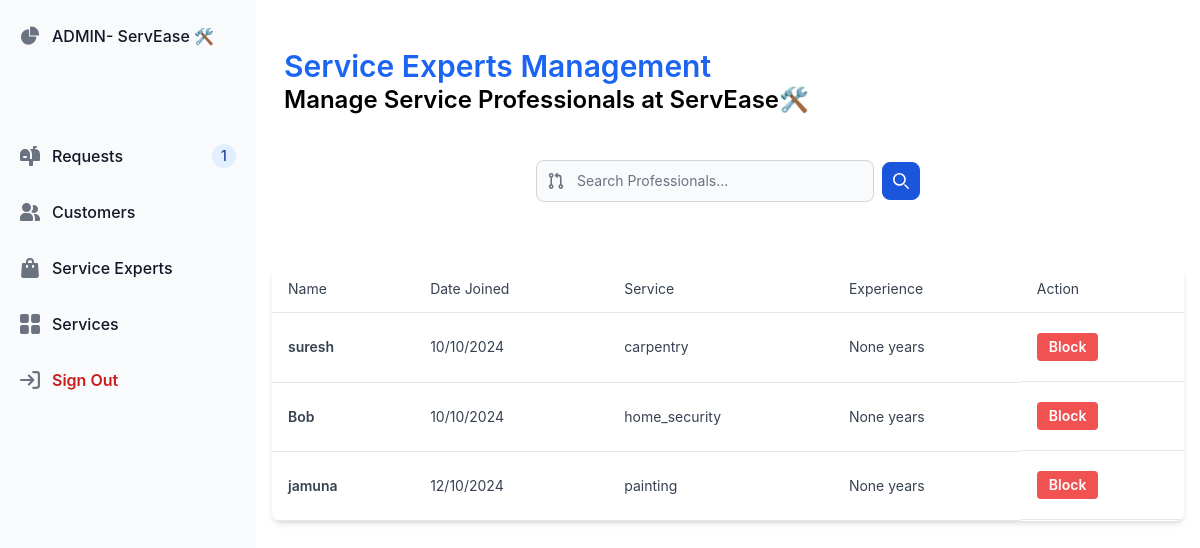
Before: /admin/dashboard/serviceExpert (signed in) with the older database file.
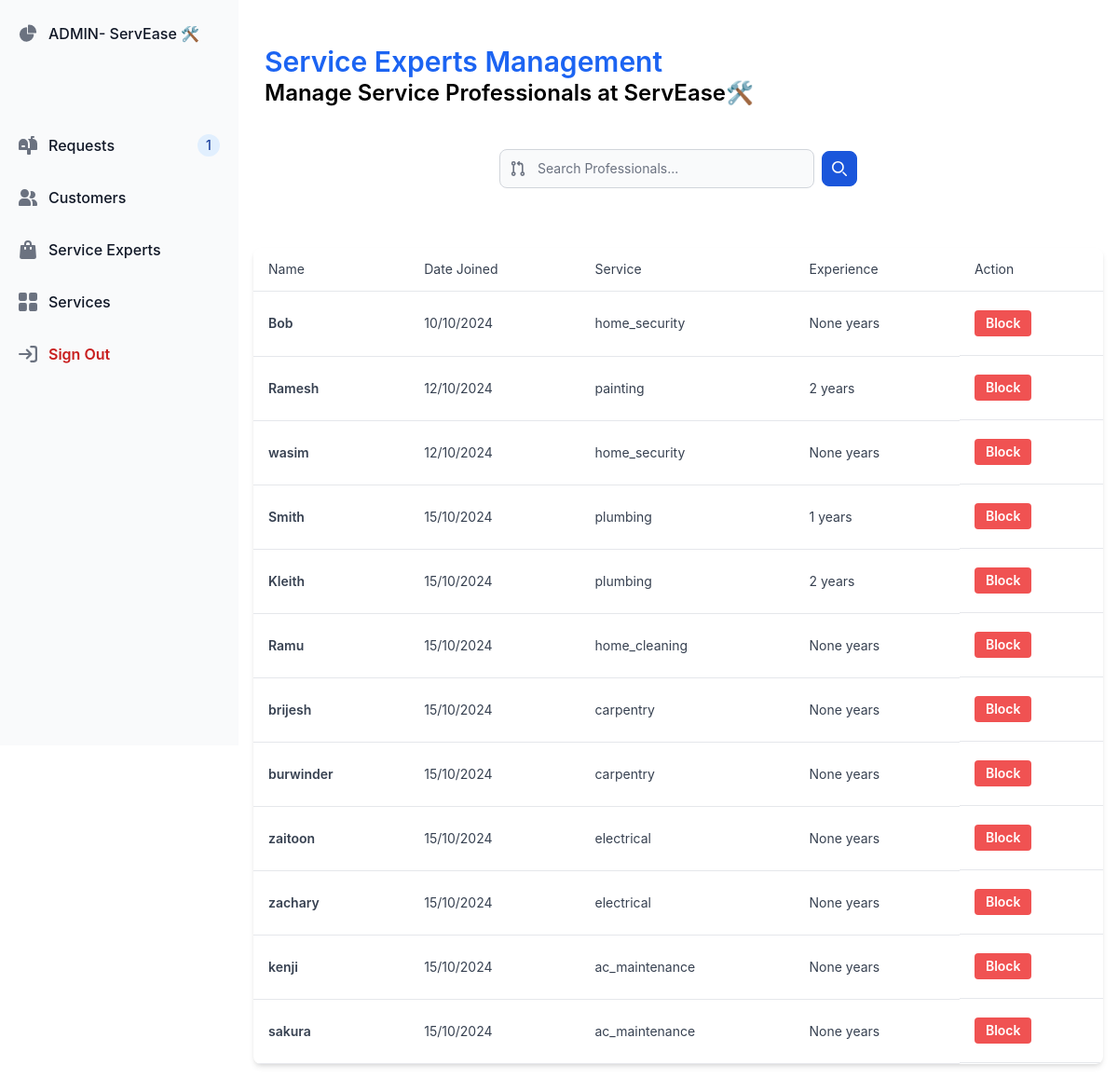
After: the same page with the newer database file.
### app.py (models this page shows, shortened)
class ServiceProfessional(db.Model):
    __tablename__ = 'service_professionals'
    id = db.Column(db.Integer, primary_key=True)
    name = db.Column(db.String(100), nullable=False)
    date_created = db.Column(db.DateTime, default=db.func.current_timestamp())
    description = db.Column(db.String(255), nullable=True)
    service_type = db.Column(db.String(50), nullable=False)
    experience = db.Column(db.Integer, nullable=True)
    is_approved = db.Column(db.Boolean, default=False)
    user_id = db.Column(db.Integer, db.ForeignKey('users.id'), nullable=True)
    reviews = db.relationship('Review', backref='professional', lazy=True)
    service_requests = db.relationship('ServiceRequest', backref='professional', lazy=True)

### app.py (the view)
@app.route('/admin/dashboard/serviceExpert', methods=['GET'])
@admin_required
def manage_service():
    query = request.args.get('query', '').strip()
    if query:
        servicePro = ServiceProfessional.query.filter(
            (ServiceProfessional.name.ilike(f'%{query}%')) |
            (ServiceProfessional.service_type.ilike(f'%{query}%'))
        ).filter(ServiceProfessional.is_approved == True).all()
    else:
        servicePro = ServiceProfessional.query.filter_by(is_approved=True).all()
    reqCount = ServiceProfessional.query.filter_by(is_approved=False).count()
    return render_template('adminserv-dash.html', reqCount=reqCount, service_professionals=servicePro)

### app.py (called while the page is built)
def admin_required(f):
    @wraps(f)
    def decorated_function(*args, **kwargs):
        if 'admin' not in session or session['admin'] != True:
            return redirect(url_for('login', message='Must be logged in as an admin'))
        return f(*args, **kwargs)
    return decorated_function

### templates/adminserv-dash.html (shortened to what this page needs)
{% extends 'adminBase.html' %}
{% block content %}
<div class="w-full flex justify-between items-center mb-3 mt-8 pl-3 pb-8 self-center">
    <div class="self-center">
        <h3 class="text-3xl font-semibold text-blue-600">Service Experts Management</h3>
        <h3 class="text-2xl font-semibold text-slate-500">Manage Service Professionals at ServEase🛠️</h3>
    </div>
</div>
<form class="flex items-center max-w-sm mx-auto pb-16" action="{{ url_for('manage_service') }}" method="GET">
  <div class="relative w-full">
      <div class="absolute inset-y-0 start-0 flex items-center ps-3 pointer-events-none">
      </div>
      <input type="text" name="query" id="simple-search" class="bg-gray-50 border border-gray-300 text-gray-900 text-sm rounded-lg focus:ring-blue-500 focus:border-blue-500 block w-full ps-10 p-2.5 dark:bg-gray-700 dark:border-gray-600 dark:placeholder-gray-400 dark:text-white dark:focus:ring-blue-500 dark:focus:border-blue-500" placeholder="Search Professionals..." />
  </div>
  <button type="submit" class="p-2.5 ms-2 text-sm font-medium text-white bg-blue-700 rounded-lg border border-blue-700 hover:bg-blue-800 focus:ring-4 focus:outline-none focus:ring-blue-300 dark:bg-blue-600 dark:hover:bg-blue-700 dark:focus:ring-blue-800">
      <svg class="w-4 h-4" aria-hidden="true" xmlns="http://www.w3.org/2000/svg" fill="none" viewBox="0 0 20 20">
          <path stroke="currentColor" stroke-linecap="round" stroke-linejoin="round" stroke-width="2" d="m19 19-4-4m0-7A7 7 0 1 1 1 8a7 7 0 0 1 14 0Z"/>
      </svg>
  </button>
</form>
<div class="relative flex flex-col h-full overflow-scroll text-gray-700 bg-white shadow-md rounded-lg bg-clip-border">
    <table class="w-full sm:w-[25vw] text-left table-auto">
      <thead>
        <tr class="border-b border-slate-300 bg-slate-50">
          <th class="p-4 text-sm font-normal leading-none text-slate-500">Name</th>
          <th class="p-4 text-sm font-normal leading-none text-slate-500">Date Joined</th>
          <th class="p-4 text-sm font-normal leading-none text-slate-500">Service</th>
          <th class="p-4 text-sm font-normal leading-none text-slate-500">Experience</th>
          <th class="p-4 text-sm font-normal leading-none text-slate-500">Action</th>
        </tr>
      </thead>
      <tbody>
        {% for professional in service_professionals %}
        {% if professional.is_approved == True %}
    <tr class="hover:bg-slate-50">
      <td class="p-4 border-b border-slate-200 py-5">
        <p class="block font-semibold text-sm text-slate-800">{{ professional.name }}</p>
      </td>
      <td class="p-4 border-b border-slate-200 py-5">
        <p class="text-sm text-slate-500">{{ professional.date_created.strftime('%d/%m/%Y') }}</p>
      </td>
      <td class="p-4 border-b border-slate-200 py-5">
        <p class="text-sm text-slate-500">{{ professional.service_type }}</p>
      </td>
      <td class="p-4 border-b border-slate-200 py-5">
        <p class="text-sm text-slate-500">{{ professional.experience }} years</p>
      </td>
      <td class="p-4 border-b border-slate-200 py-5 flex space-x-2">
        <form action="{{ url_for('block_service_professional', professional_id=professional.id) }}" method="POST">
          <button type="submit" class="px-3 py-1 text-sm font-semibold text-white bg-red-500 rounded hover:bg-red-700">
            Block
          </button>
        </form>
      </td>
    </tr>
  {% endif %}
{% endfor %}
      </tbody>
    </table>
  </div>
{% endblock %}

Changed rows visible on the page:
no longer on this page (row edited): ServiceProfessional: name "suresh", date_created "10/10/2024", service_type "carpentry", experience "None"
changed ServiceProfessional "painting": name "jamuna" → "Ramesh"; experience "None" → "2"
now on this page (row edited): ServiceProfessional: name "wasim", date_created "12/10/2024", service_type "home_security", experience "None"
added ServiceProfessional: name "Smith", date_created "15/10/2024", service_type "plumbing", experience "1"
added ServiceProfessional: name "Kleith", date_created "15/10/2024", service_type "plumbing", experience "2"
added ServiceProfessional: name "Ramu", date_created "15/10/2024", service_type "home_cleaning", experience "None"
added ServiceProfessional: name "brijesh", date_created "15/10/2024", service_type "carpentry", experience "None"
added ServiceProfessional: name "burwinder", date_created "15/10/2024", service_type "carpentry", experience "None"
added ServiceProfessional: name "zaitoon", date_created "15/10/2024", service_type "electrical", experience "None"
added ServiceProfessional: name "zachary", date_created "15/10/2024", service_type "electrical", experience "None"
added ServiceProfessional: name "kenji", date_created "15/10/2024", service_type "ac_maintenance", experience "None"
added ServiceProfessional: name "sakura", date_created "15/10/2024", service_type "ac_maintenance", experience "None"
